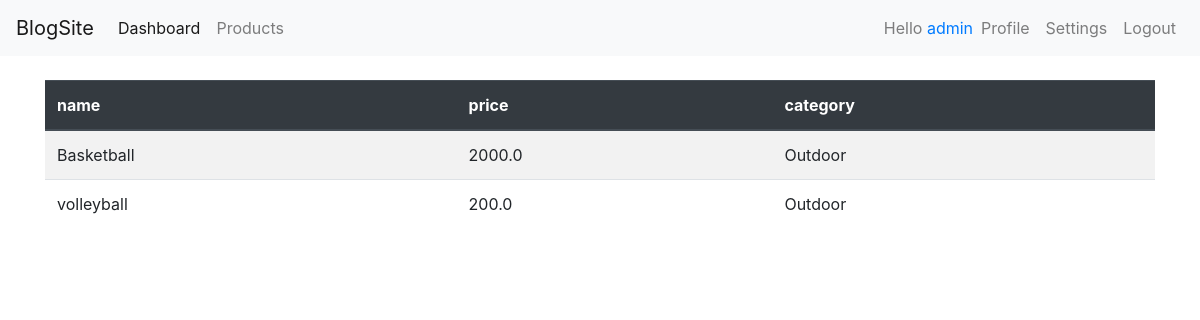
/products (signed in), run on the app's committed database.
### accounts/models.py (models this page shows, shortened)
class Product(models.Model):
    CAT=(('Indoor','Indoor'),('Outdoor','Outdoor'))
    name=models.CharField(max_length=20)
    price=models.FloatField(null=True)
    description=models.TextField(max_length=200)
    category=models.CharField(max_length=200,choices=CAT)
    date_created=models.DateTimeField(auto_now_add=True)
    tag=models.ManyToManyField(Tag)

### accounts/views.py (the view)
# urls.py: path('products',ProductList,name='products'),
@login_required(login_url='login')
def ProductList(request):
    products=Product.objects.all()
    context={'products':products}
    return render(request,'accounts/products.html',context)

### accounts/templates/accounts/products.html (shortened to what this page needs)
{% extends 'accounts/base.html' %}
{% block content %}
    <div class="container mt-4">
    <table class="table table-striped dark">
    <thead class="thead-dark">
        <th>name</th>
        <th>price</th>
        <th>category</th>
    </thead>
    {% for product in products %}
    <tr>
        <td>{{product.name}}</td>
        <td>{{product.price}}</td>
        <td>{{product.category}}</td>
    </tr>
    {% endfor %}
    </table>
</div>
{% endblock %}

### accounts/templates/accounts/base.html (shortened to what this page needs)
<!doctype html>
<html lang="en">
  <head>
    <link rel="stylesheet" href="https://stackpath.bootstrapcdn.com/bootstrap/4.3.1/css/bootstrap.min.css">
  </head>
  <body>
    <nav class="navbar navbar-expand-lg navbar-light bg-light">
      <a class="navbar-brand" href="#">BlogSite</a>
      {% if user.is_staff %}
      <div class="collapse navbar-collapse" id="navbarNav">
        <ul class="navbar-nav">
          <li class="nav-item active">
            <a class="nav-link" href="/">Dashboard <span class="sr-only">(current)</span></a>
          </li>
          <li class="nav-item">
            <a class="nav-link" href="/products">Products</a>
          </li>
        </ul>
      </div>
    {% endif %}
    <div class="navbar-nav" style="margin-left:auto;">
    {% if not user.is_authenticated %}
      <li class="nav-item" >
        <a class="nav-link" href="{% url 'register' %}">Register</a>
      </li>
      <li class="nav-item" >
          <a class="nav-link" href="{% url 'login' %}">Login</a>
      </li>
    {% else %}
    <li class='navbar-text'>
      Hello <span CLASS='text-primary'>{{request.user}}</span>
    </li>
    <li class="nav-item" >
      <a class="nav-link" href="{% url 'user' %}">Profile</a>
    </li>
    <li class="nav-item" >
      <a class="nav-link" href="{% url 'useracc' %}">Settings</a>
    </li>
    <li class="nav-item">
    <a class="nav-link" href="{% url 'logout' %}">Logout</a>
    </li>
    {% endif %}
    </div>
    </nav>
      {% block content %}{% endblock %}
  </body>
</html>

### data on the page
Product: name "Basketball", price "2000.0", category "Outdoor"
Product: name "volleyball", price "200.0", category "Outdoor"

### other printed values
{{ request.user }} "admin"
